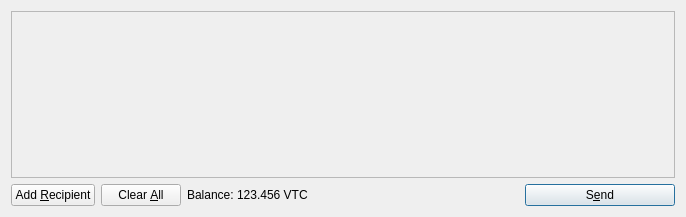
<?xml version="1.0" encoding="UTF-8"?>
<ui version="4.0">
 <class>SendCoinsDialog</class>
 <widget class="QDialog" name="SendCoinsDialog">
  <property name="geometry">
   <rect>
    <x>0</x>
    <y>0</y>
    <width>686</width>
    <height>217</height>
   </rect>
  </property>
  <property name="windowTitle">
   <string>Send Coins</string>
  </property>
  <layout class="QVBoxLayout" name="verticalLayout">
   <item>
    <widget class="QScrollArea" name="scrollArea">
     <property name="widgetResizable">
      <bool>true</bool>
     </property>
     <widget class="QWidget" name="scrollAreaWidgetContents">
      <property name="geometry">
       <rect>
        <x>0</x>
        <y>0</y>
        <width>666</width>
        <height>165</height>
       </rect>
      </property>
      <layout class="QVBoxLayout" name="verticalLayout_2">
       <property name="margin">
        <number>0</number>
       </property>
       <item>
        <layout class="QVBoxLayout" name="entries">
         <property name="spacing">
          <number>6</number>
         </property>
        </layout>
       </item>
       <item>
        <spacer name="verticalSpacer">
         <property name="orientation">
          <enum>Qt::Vertical</enum>
         </property>
         <property name="sizeHint" stdset="0">
          <size>
           <width>20</width>
           <height>40</height>
          </size>
         </property>
        </spacer>
       </item>
      </layout>
     </widget>
    </widget>
   </item>
   <item>
    <layout class="QHBoxLayout" name="horizontalLayout">
     <item>
      <widget class="QPushButton" name="addButton">
       <property name="toolTip">
        <string>Send to multiple recipients at once</string>
       </property>
       <property name="text">
        <string>Add &amp;Recipient</string>
       </property>
       <property name="icon">
        <iconset resource="../bitcoin.qrc">
         <normaloff>:/icons/add</normaloff>:/icons/add</iconset>
       </property>
       <property name="autoDefault">
        <bool>false</bool>
       </property>
      </widget>
     </item>
     <item>
      <widget class="QPushButton" name="clearButton">
       <property name="sizePolicy">
        <sizepolicy hsizetype="Minimum" vsizetype="Fixed">
         <horstretch>0</horstretch>
         <verstretch>0</verstretch>
        </sizepolicy>
       </property>
       <property name="toolTip">
        <string>Remove all transaction fields</string>
       </property>
       <property name="text">
        <string>Clear &amp;All</string>
       </property>
       <property name="icon">
        <iconset resource="../bitcoin.qrc">
         <normaloff>:/icons/remove</normaloff>:/icons/remove</iconset>
       </property>
       <property name="autoRepeatDelay">
        <number>300</number>
       </property>
       <property name="autoDefault">
        <bool>false</bool>
       </property>
      </widget>
     </item>
     <item>
      <layout class="QHBoxLayout" name="horizontalLayout_2">
       <property name="spacing">
        <number>3</number>
       </property>
       <item>
        <widget class="QLabel" name="label">
         <property name="text">
          <string>Balance:</string>
         </property>
        </widget>
       </item>
       <item>
        <widget class="QLabel" name="labelBalance">
         <property name="cursor">
          <cursorShape>IBeamCursor</cursorShape>
         </property>
         <property name="text">
          <string>123.456 VTC</string>
         </property>
         <property name="textInteractionFlags">
          <set>Qt::LinksAccessibleByMouse|Qt::TextSelectableByKeyboard|Qt::TextSelectableByMouse</set>
         </property>
        </widget>
       </item>
      </layout>
     </item>
     <item>
      <spacer name="horizontalSpacer">
       <property name="orientation">
        <enum>Qt::Horizontal</enum>
       </property>
       <property name="sizeHint" stdset="0">
        <size>
         <width>40</width>
         <height>20</height>
        </size>
       </property>
      </spacer>
     </item>
     <item>
      <widget class="QPushButton" name="sendButton">
       <property name="minimumSize">
        <size>
         <width>150</width>
         <height>0</height>
        </size>
       </property>
       <property name="toolTip">
        <string>Confirm the send action</string>
       </property>
       <property name="text">
        <string>S&amp;end</string>
       </property>
       <property name="icon">
        <iconset resource="../bitcoin.qrc">
         <normaloff>:/icons/send</normaloff>:/icons/send</iconset>
       </property>
       <property name="default">
        <bool>true</bool>
       </property>
      </widget>
     </item>
    </layout>
   </item>
  </layout>
 </widget>
 <resources>
  <include location="../bitcoin.qrc"/>
 </resources>
 <connections/>
</ui>
